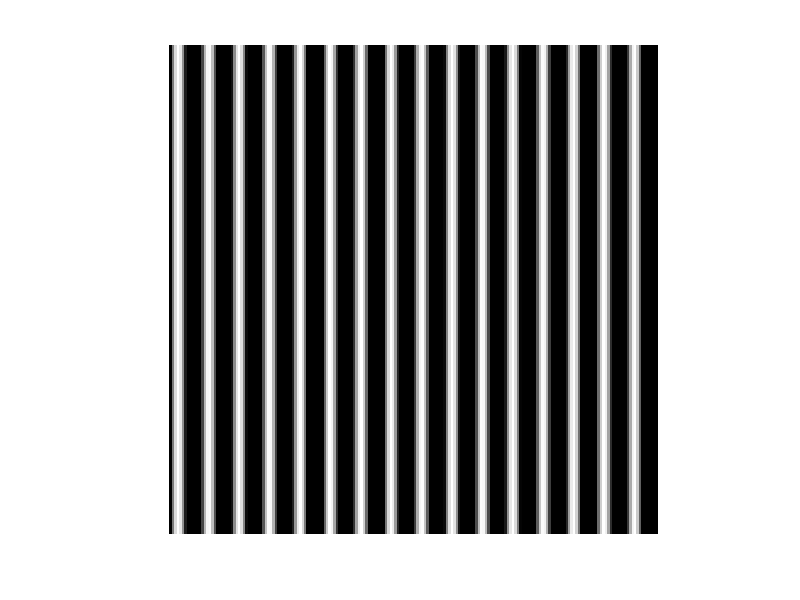
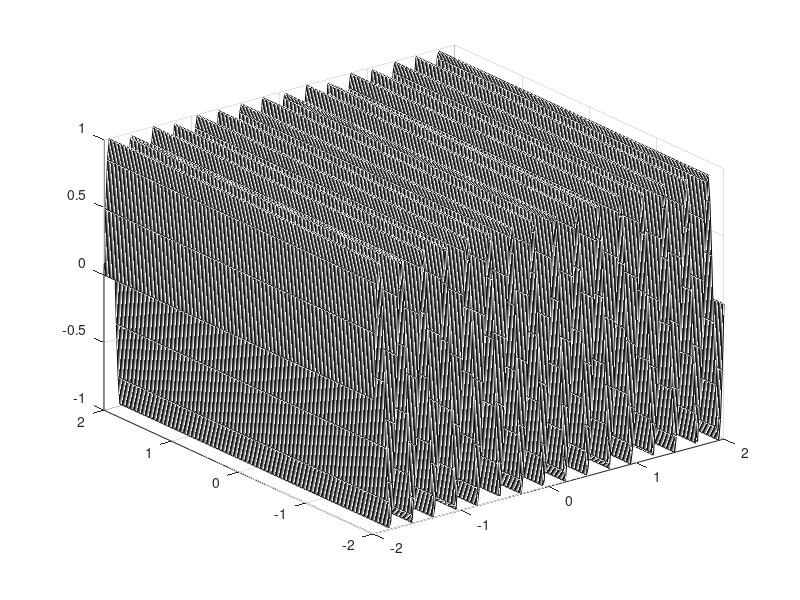

Here is the MATLAB script that generated these plots, in order:
%sinusoid along the x-direction
N = 200;
x = linspace(-2,2,N);
y = linspace(-2,2,N);
[X,Y] = meshgrid(x,y);

f = 4;%frequency
A = 1;%amplitude
k = A*sin(2*pi*f*X);%wave equation 

%display image
figure (1);
imshow (k);
figure (2);
mesh(x,y,k,'edgecolor', 'k');
 
%save image files
I_img = uint8(k*255);
imwrite(I_img, "C:\Users\Faye\Documents\APPHY157\B\Module 1\sinusoid.jpg");
imwrite(I_img, "C:\Users\Faye\Documents\APPHY157\B\Module 1\sinusoid.png");
imwrite(I_img, "C:\Users\Faye\Documents\APPHY157\B\Module 1\sinusoid.bmp");
imwrite(I_img, "C:\Users\Faye\Documents\APPHY157\B\Module 1\sinusoid.tiff");

